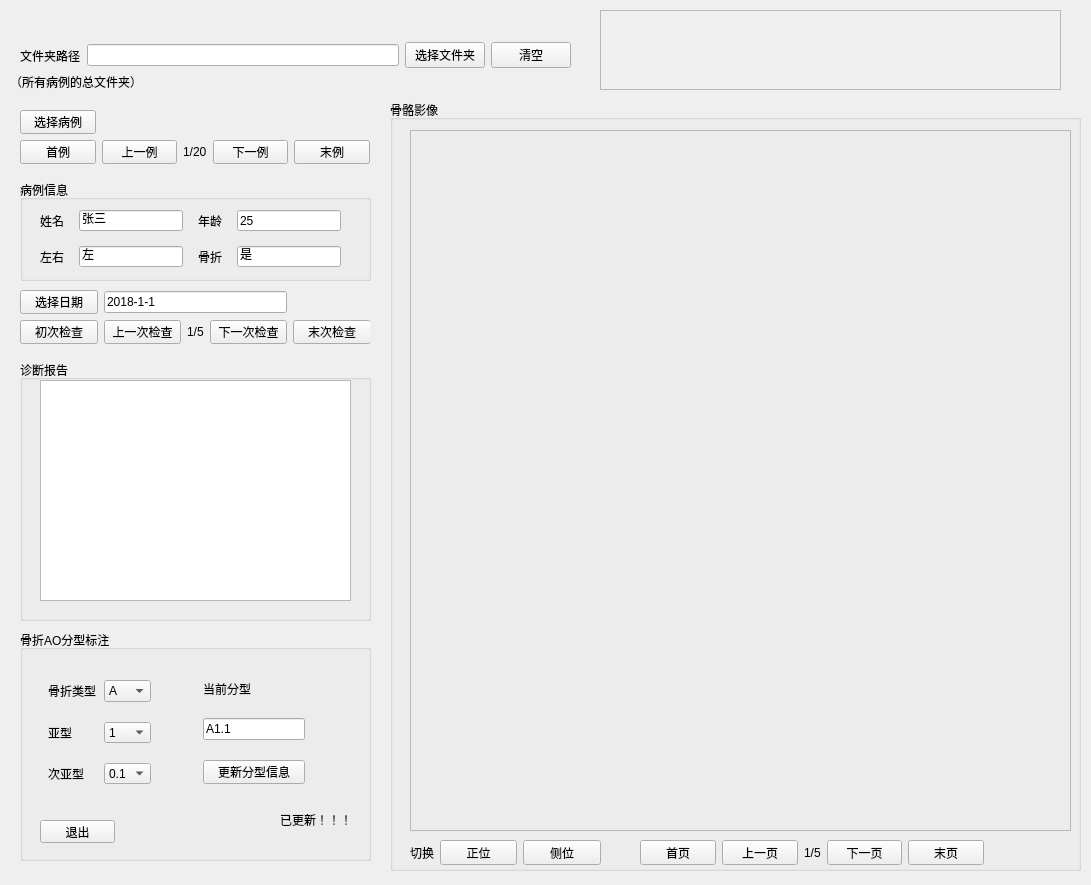
<?xml version="1.0" encoding="UTF-8"?>
<ui version="4.0">
 <class>Form</class>
 <widget class="QWidget" name="Form">
  <property name="geometry">
   <rect>
    <x>0</x>
    <y>0</y>
    <width>1091</width>
    <height>885</height>
   </rect>
  </property>
  <property name="windowTitle">
   <string>Form</string>
  </property>
  <widget class="QGroupBox" name="groupBox">
   <property name="geometry">
    <rect>
     <x>20</x>
     <y>180</y>
     <width>351</width>
     <height>101</height>
    </rect>
   </property>
   <property name="title">
    <string>病例信息</string>
   </property>
   <widget class="QWidget" name="">
    <property name="geometry">
     <rect>
      <x>20</x>
      <y>30</y>
      <width>301</width>
      <height>57</height>
     </rect>
    </property>
    <layout class="QGridLayout" name="gridLayout">
     <property name="spacing">
      <number>15</number>
     </property>
     <item row="0" column="0">
      <widget class="QLabel" name="label_4">
       <property name="text">
        <string>姓名</string>
       </property>
      </widget>
     </item>
     <item row="0" column="1">
      <widget class="QLineEdit" name="lineEdit_2">
       <property name="text">
        <string>张三</string>
       </property>
      </widget>
     </item>
     <item row="0" column="2">
      <widget class="QLabel" name="label_5">
       <property name="text">
        <string>年龄</string>
       </property>
      </widget>
     </item>
     <item row="0" column="3">
      <widget class="QLineEdit" name="lineEdit_3">
       <property name="text">
        <string>25</string>
       </property>
      </widget>
     </item>
     <item row="1" column="0">
      <widget class="QLabel" name="label_6">
       <property name="text">
        <string>左右</string>
       </property>
      </widget>
     </item>
     <item row="1" column="1">
      <widget class="QLineEdit" name="lineEdit_4">
       <property name="text">
        <string>左</string>
       </property>
      </widget>
     </item>
     <item row="1" column="2">
      <widget class="QLabel" name="label_10">
       <property name="text">
        <string>骨折</string>
       </property>
      </widget>
     </item>
     <item row="1" column="3">
      <widget class="QLineEdit" name="lineEdit_6">
       <property name="text">
        <string>是</string>
       </property>
      </widget>
     </item>
    </layout>
   </widget>
  </widget>
  <widget class="QLabel" name="label_3">
   <property name="geometry">
    <rect>
     <x>10</x>
     <y>70</y>
     <width>132</width>
     <height>23</height>
    </rect>
   </property>
   <property name="text">
    <string>（所有病例的总文件夹）</string>
   </property>
  </widget>
  <widget class="QGroupBox" name="groupBox_2">
   <property name="geometry">
    <rect>
     <x>20</x>
     <y>360</y>
     <width>351</width>
     <height>261</height>
    </rect>
   </property>
   <property name="title">
    <string>诊断报告</string>
   </property>
   <widget class="QTextEdit" name="textEdit">
    <property name="geometry">
     <rect>
      <x>20</x>
      <y>20</y>
      <width>311</width>
      <height>221</height>
     </rect>
    </property>
   </widget>
  </widget>
  <widget class="QWidget" name="layoutWidget">
   <property name="geometry">
    <rect>
     <x>20</x>
     <y>290</y>
     <width>350</width>
     <height>54</height>
    </rect>
   </property>
   <layout class="QGridLayout" name="gridLayout_3">
    <item row="1" column="1">
     <widget class="QPushButton" name="pushButton_8">
      <property name="text">
       <string>上一次检查</string>
      </property>
     </widget>
    </item>
    <item row="1" column="4">
     <widget class="QPushButton" name="pushButton_9">
      <property name="text">
       <string>末次检查</string>
      </property>
     </widget>
    </item>
    <item row="0" column="0">
     <widget class="QPushButton" name="pushButton_10">
      <property name="text">
       <string>选择日期</string>
      </property>
     </widget>
    </item>
    <item row="1" column="3">
     <widget class="QPushButton" name="pushButton_11">
      <property name="text">
       <string>下一次检查</string>
      </property>
     </widget>
    </item>
    <item row="1" column="0">
     <widget class="QPushButton" name="pushButton_12">
      <property name="text">
       <string>初次检查</string>
      </property>
     </widget>
    </item>
    <item row="1" column="2">
     <widget class="QLabel" name="label_8">
      <property name="text">
       <string>1/5</string>
      </property>
     </widget>
    </item>
    <item row="0" column="1" colspan="3">
     <widget class="QLineEdit" name="lineEdit_5">
      <property name="text">
       <string>2018-1-1</string>
      </property>
     </widget>
    </item>
   </layout>
  </widget>
  <widget class="QGroupBox" name="groupBox_3">
   <property name="geometry">
    <rect>
     <x>20</x>
     <y>630</y>
     <width>351</width>
     <height>231</height>
    </rect>
   </property>
   <property name="title">
    <string>骨折AO分型标注</string>
   </property>
   <widget class="QPushButton" name="pushButton_24">
    <property name="geometry">
     <rect>
      <x>20</x>
      <y>190</y>
      <width>75</width>
      <height>23</height>
     </rect>
    </property>
    <property name="text">
     <string>退出</string>
    </property>
   </widget>
   <widget class="QLabel" name="label_15">
    <property name="geometry">
     <rect>
      <x>260</x>
      <y>180</y>
      <width>71</width>
      <height>20</height>
     </rect>
    </property>
    <property name="text">
     <string>已更新！！！</string>
    </property>
   </widget>
   <widget class="QWidget" name="">
    <property name="geometry">
     <rect>
      <x>20</x>
      <y>50</y>
      <width>273</width>
      <height>104</height>
     </rect>
    </property>
    <layout class="QHBoxLayout" name="horizontalLayout_6">
     <property name="spacing">
      <number>36</number>
     </property>
     <item>
      <layout class="QGridLayout" name="gridLayout_4">
       <property name="leftMargin">
        <number>8</number>
       </property>
       <property name="rightMargin">
        <number>8</number>
       </property>
       <property name="horizontalSpacing">
        <number>8</number>
       </property>
       <property name="verticalSpacing">
        <number>20</number>
       </property>
       <item row="0" column="0">
        <widget class="QLabel" name="label">
         <property name="text">
          <string>骨折类型</string>
         </property>
        </widget>
       </item>
       <item row="0" column="1">
        <widget class="QComboBox" name="comboBox">
         <item>
          <property name="text">
           <string>A</string>
          </property>
         </item>
         <item>
          <property name="text">
           <string>B</string>
          </property>
         </item>
         <item>
          <property name="text">
           <string>C</string>
          </property>
         </item>
        </widget>
       </item>
       <item row="1" column="0">
        <widget class="QLabel" name="label_12">
         <property name="text">
          <string>亚型</string>
         </property>
        </widget>
       </item>
       <item row="1" column="1">
        <widget class="QComboBox" name="comboBox_2">
         <item>
          <property name="text">
           <string>1</string>
          </property>
         </item>
         <item>
          <property name="text">
           <string>2</string>
          </property>
         </item>
         <item>
          <property name="text">
           <string>3</string>
          </property>
         </item>
        </widget>
       </item>
       <item row="2" column="0">
        <widget class="QLabel" name="label_13">
         <property name="text">
          <string>次亚型</string>
         </property>
        </widget>
       </item>
       <item row="2" column="1">
        <widget class="QComboBox" name="comboBox_3">
         <item>
          <property name="text">
           <string>0.1</string>
          </property>
         </item>
         <item>
          <property name="text">
           <string>0.2</string>
          </property>
         </item>
         <item>
          <property name="text">
           <string>0.3</string>
          </property>
         </item>
        </widget>
       </item>
      </layout>
     </item>
     <item>
      <layout class="QGridLayout" name="gridLayout_5">
       <property name="leftMargin">
        <number>8</number>
       </property>
       <property name="rightMargin">
        <number>8</number>
       </property>
       <property name="horizontalSpacing">
        <number>8</number>
       </property>
       <property name="verticalSpacing">
        <number>20</number>
       </property>
       <item row="0" column="0">
        <widget class="QLabel" name="label_14">
         <property name="text">
          <string>当前分型</string>
         </property>
        </widget>
       </item>
       <item row="1" column="0">
        <widget class="QLineEdit" name="lineEdit_7">
         <property name="text">
          <string>A1.1</string>
         </property>
         <property name="dragEnabled">
          <bool>false</bool>
         </property>
         <property name="readOnly">
          <bool>false</bool>
         </property>
        </widget>
       </item>
       <item row="2" column="0">
        <widget class="QPushButton" name="pushButton_23">
         <property name="text">
          <string>更新分型信息</string>
         </property>
        </widget>
       </item>
      </layout>
     </item>
    </layout>
   </widget>
  </widget>
  <widget class="QGroupBox" name="groupBox_4">
   <property name="geometry">
    <rect>
     <x>390</x>
     <y>100</y>
     <width>691</width>
     <height>771</height>
    </rect>
   </property>
   <property name="title">
    <string>骨骼影像</string>
   </property>
   <widget class="QFrame" name="frame">
    <property name="geometry">
     <rect>
      <x>20</x>
      <y>30</y>
      <width>661</width>
      <height>701</height>
     </rect>
    </property>
    <property name="frameShape">
     <enum>QFrame::StyledPanel</enum>
    </property>
    <property name="frameShadow">
     <enum>QFrame::Raised</enum>
    </property>
   </widget>
   <widget class="QWidget" name="">
    <property name="geometry">
     <rect>
      <x>20</x>
      <y>740</y>
      <width>191</width>
      <height>25</height>
     </rect>
    </property>
    <layout class="QHBoxLayout" name="horizontalLayout_2">
     <item>
      <widget class="QLabel" name="label_9">
       <property name="text">
        <string>切换</string>
       </property>
      </widget>
     </item>
     <item>
      <widget class="QPushButton" name="pushButton_13">
       <property name="text">
        <string>正位</string>
       </property>
      </widget>
     </item>
     <item>
      <widget class="QPushButton" name="pushButton_14">
       <property name="text">
        <string>侧位</string>
       </property>
      </widget>
     </item>
    </layout>
   </widget>
   <widget class="QWidget" name="layoutWidget_2">
    <property name="geometry">
     <rect>
      <x>250</x>
      <y>740</y>
      <width>344</width>
      <height>25</height>
     </rect>
    </property>
    <layout class="QHBoxLayout" name="horizontalLayout_3">
     <item>
      <widget class="QPushButton" name="pushButton_15">
       <property name="text">
        <string>首页</string>
       </property>
      </widget>
     </item>
     <item>
      <widget class="QPushButton" name="pushButton_21">
       <property name="text">
        <string>上一页</string>
       </property>
      </widget>
     </item>
     <item>
      <widget class="QLabel" name="label_16">
       <property name="text">
        <string>1/5</string>
       </property>
      </widget>
     </item>
     <item>
      <widget class="QPushButton" name="pushButton_22">
       <property name="text">
        <string>下一页</string>
       </property>
      </widget>
     </item>
     <item>
      <widget class="QPushButton" name="pushButton_16">
       <property name="text">
        <string>末页</string>
       </property>
      </widget>
     </item>
    </layout>
   </widget>
  </widget>
  <widget class="QFrame" name="frame_3">
   <property name="geometry">
    <rect>
     <x>600</x>
     <y>10</y>
     <width>461</width>
     <height>80</height>
    </rect>
   </property>
   <property name="frameShape">
    <enum>QFrame::StyledPanel</enum>
   </property>
   <property name="frameShadow">
    <enum>QFrame::Raised</enum>
   </property>
  </widget>
  <widget class="QWidget" name="">
   <property name="geometry">
    <rect>
     <x>20</x>
     <y>40</y>
     <width>551</width>
     <height>31</height>
    </rect>
   </property>
   <layout class="QHBoxLayout" name="horizontalLayout">
    <item>
     <widget class="QLabel" name="label_2">
      <property name="text">
       <string>文件夹路径</string>
      </property>
     </widget>
    </item>
    <item>
     <widget class="QLineEdit" name="lineEdit"/>
    </item>
    <item>
     <widget class="QPushButton" name="pushButton">
      <property name="text">
       <string>选择文件夹</string>
      </property>
     </widget>
    </item>
    <item>
     <widget class="QPushButton" name="pushButton_2">
      <property name="text">
       <string>清空</string>
      </property>
     </widget>
    </item>
   </layout>
  </widget>
  <widget class="QWidget" name="">
   <property name="geometry">
    <rect>
     <x>20</x>
     <y>110</y>
     <width>350</width>
     <height>54</height>
    </rect>
   </property>
   <layout class="QGridLayout" name="gridLayout_2">
    <item row="1" column="1">
     <widget class="QPushButton" name="pushButton_5">
      <property name="text">
       <string>上一例</string>
      </property>
     </widget>
    </item>
    <item row="1" column="4">
     <widget class="QPushButton" name="pushButton_7">
      <property name="text">
       <string>末例</string>
      </property>
     </widget>
    </item>
    <item row="0" column="0">
     <widget class="QPushButton" name="pushButton_3">
      <property name="text">
       <string>选择病例</string>
      </property>
     </widget>
    </item>
    <item row="1" column="3">
     <widget class="QPushButton" name="pushButton_6">
      <property name="text">
       <string>下一例</string>
      </property>
     </widget>
    </item>
    <item row="1" column="0">
     <widget class="QPushButton" name="pushButton_4">
      <property name="text">
       <string>首例</string>
      </property>
     </widget>
    </item>
    <item row="1" column="2">
     <widget class="QLabel" name="label_7">
      <property name="text">
       <string>1/20</string>
      </property>
     </widget>
    </item>
   </layout>
  </widget>
  <zorder>groupBox_4</zorder>
  <zorder>groupBox</zorder>
  <zorder>pushButton_2</zorder>
  <zorder>label_2</zorder>
  <zorder>pushButton_3</zorder>
  <zorder>label_3</zorder>
  <zorder>pushButton_4</zorder>
  <zorder>pushButton_5</zorder>
  <zorder>pushButton_6</zorder>
  <zorder>pushButton_7</zorder>
  <zorder>label_7</zorder>
  <zorder>groupBox_2</zorder>
  <zorder>label_3</zorder>
  <zorder>layoutWidget</zorder>
  <zorder>pushButton_13</zorder>
  <zorder>pushButton_14</zorder>
  <zorder>groupBox_3</zorder>
  <zorder>label_9</zorder>
  <zorder>frame_3</zorder>
 </widget>
 <resources/>
 <connections/>
</ui>
